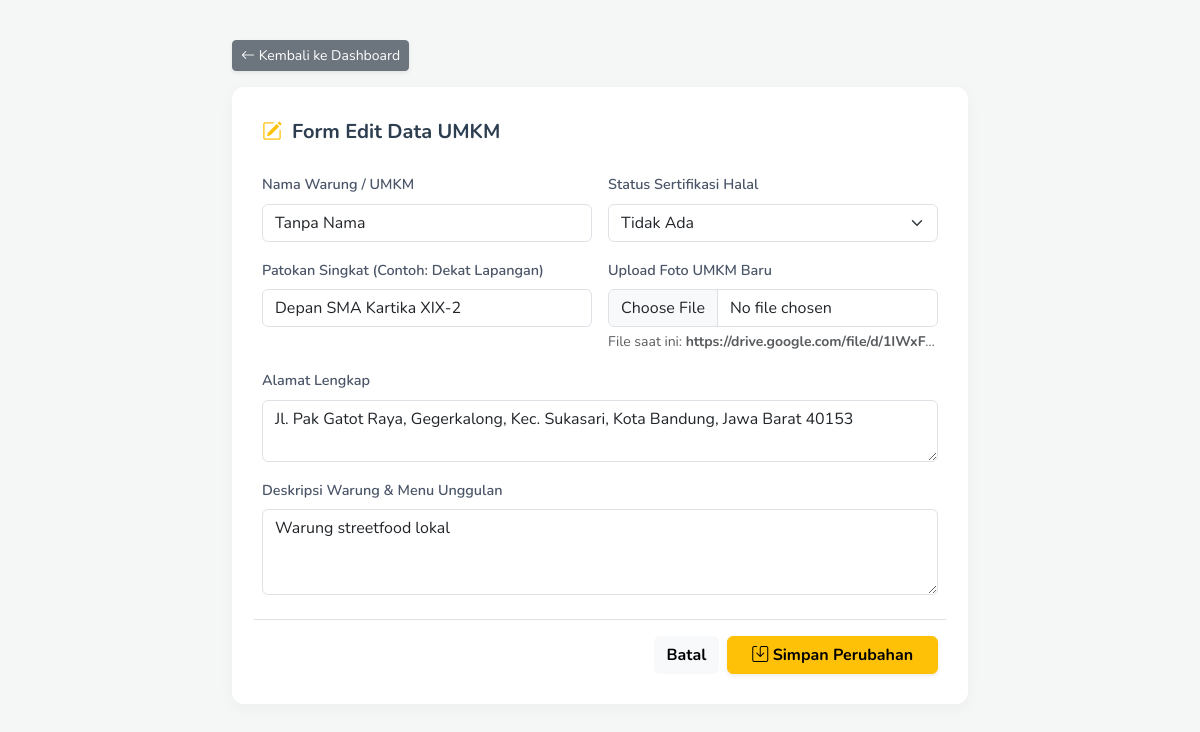
Page /edit.php?id=2 on the committed database.
### tables this page shows
CREATE TABLE `umkm` (
  `id_umkm` int(11) NOT NULL,
  `nama_umkm` varchar(100) DEFAULT NULL,
  `deskripsi_umkm` text DEFAULT NULL,
  `nomor_kontak` varchar(20) DEFAULT NULL,
  `lokasi` text DEFAULT NULL,
  `patokan` text DEFAULT NULL,
  `status_halal` varchar(30) DEFAULT NULL,
  `link_dokumentasi` text DEFAULT NULL
);

### edit.php (the view, shortened to what this page needs)
<?php
$conn = mysqli_connect("localhost", "root", "", "db_umkm_kpad");
$id_umkm = $_GET['id'];
$result = mysqli_query($conn, "SELECT * FROM UMKM WHERE id_umkm = '$id_umkm'");
$data = mysqli_fetch_assoc($result);
?>
<!DOCTYPE html>
<html lang="id">
<head>
    <link href="https://cdn.jsdelivr.net/npm/bootstrap@5.3.2/dist/css/bootstrap.min.css" rel="stylesheet">
    <link href="https://cdn.jsdelivr.net/npm/bootstrap-icons@1.11.3/font/bootstrap-icons.css" rel="stylesheet">
</head>
<body>
<div class="container">
    <div class="row justify-content-center">
        <div class="col-lg-8">
            <a href="umkm_kpad.php" class="btn btn-sm btn-secondary mb-3 shadow-sm">
                <i class="bi bi-arrow-left"></i> Kembali ke Dashboard
            </a>
            <div class="form-card">
                <div class="form-title">
                    <i class="bi bi-pencil-square text-warning"></i> Form Edit Data UMKM
                </div>
                <form action="" method="POST" enctype="multipart/form-data">
                    <div class="row g-3">
                        <div class="col-md-6">
                            <label class="form-label">Nama Warung / UMKM</label>
                            <input type="text" name="nama_umkm" class="form-control"
                                   value="<?= htmlspecialchars($data['nama_umkm']); ?>" required>
                        </div>
                        <div class="col-md-6">
                            <label class="form-label">Status Sertifikasi Halal</label>
                            <select name="status_halal" class="form-select" required>
                                <option value="Tidak Ada" <?= ($data['status_halal'] == 'Tidak Ada' || $data['status_halal'] == 'Tidak') ? 'selected' : ''; ?>>Tidak Ada</option>
                            </select>
                        </div>
                        <div class="col-md-6">
                            <label class="form-label">Patokan Singkat (Contoh: Dekat Lapangan)</label>
                            <input type="text" name="patokan" class="form-control"
                                   value="<?= htmlspecialchars($data['patokan'] ?? ''); ?>">
                        </div>
                        <div class="col-md-6">
                            <label class="form-label">Upload Foto UMKM Baru</label>
                            <input type="file" name="foto_warung" class="form-control" accept="image/*">
                            <div class="form-text text-truncate text-muted">
                                File saat ini: <strong><?= htmlspecialchars($data['link_dokumentasi'] ?? 'Belum ada foto'); ?></strong>
                            </div>
                        </div>
                        <div class="col-12">
                            <label class="form-label">Alamat Lengkap</label>
                            <textarea name="lokasi" class="form-control" rows="2" required><?= htmlspecialchars($data['lokasi']); ?></textarea>
                        </div>
                        <div class="col-12">
                            <label class="form-label">Deskripsi Warung & Menu Unggulan</label>
                            <textarea name="deskripsi_umkm" class="form-control" rows="3"><?= htmlspecialchars($data['deskripsi_umkm'] ?? ''); ?></textarea>
                        </div>
                        <div class="col-12 mt-4 border-top pt-3 d-flex gap-2 justify-content-end">
                            <a href="umkm_kpad.php" class="btn btn-light fw-bold">Batal</a>
                            <button type="submit" name="update" class="btn btn-warning fw-bold px-4 shadow-sm">
                                <i class="bi bi-save"></i> Simpan Perubahan
                            </button>
                        </div>
                    </div>
                </form>
            </div>
        </div>
    </div>
</div>
</body>
</html>

### edit.php (style rules this page uses)
body { font-family: 'Nunito', sans-serif; background-color: #f4f7f6; padding: 40px 0; }
.form-card { background: #fff; border-radius: 12px; border: none; box-shadow: 0 4px 15px rgba(0,0,0,0.04); padding: 30px; }
.form-title { font-size: 1.25rem; font-weight: 700; color: #2c3e50; margin-bottom: 25px; display: flex; align-items: center; gap: 10px; }
.form-label { font-weight: 600; color: #4a5568; font-size: 0.9rem; }

### rows in the picture
umkm: nama_umkm "Tanpa Nama", status_halal "Tidak Ada", patokan "Depan SMA Kartika XIX-2", link_dokumentasi "https://drive.google.com/file/d/1IWxF…", lokasi "Jl. Pak Gatot Raya, Gegerkalong, Kec. Sukasari, Kota Bandung, Jawa Barat 40153", deskripsi_umkm "Warung streetfood lokal"
